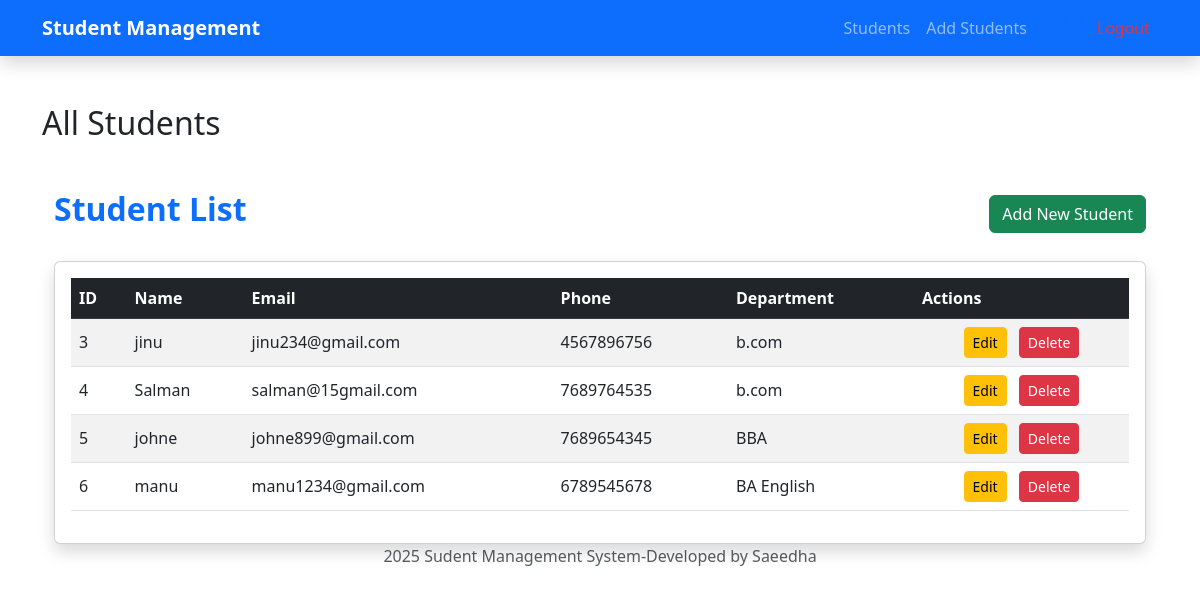
The app's page /students/ (signed in) with its own data.
### students/models.py (models this page shows, shortened)
class Student(models.Model):
    name=models.CharField(max_length=100)
    phone=models.IntegerField()
    department= models.CharField(max_length=100)
    email=models.EmailField(unique=True)
    date_joined=models.DateField(auto_now_add=True)

### students/views.py (the view)
# urls.py: path('students/', v.student_list, name='student_list'),
def student_list(request):
    students=Student.objects.all().order_by('id')
    return render(request,'students/student_list.html',{'students':students})

### students/templates/students/student_list.html (shortened to what this page needs)
{% extends 'students/base.html' %}
{%  load static %}
    {% block content %}
    <h2>All Students</h2>
    <div class="container mt-5">
        <div class="d-flex justify-content-between align-items-center mb-4">
            <h2 class="fw-bold text-primary">Student List</h2>
            <a href="{% url 'add_student' %}" class="btn btn-success">Add New Student</a>
         </div>
        {% if students %}
        <div class="card shadow rounded p-3">
          <table id="studentTable" class="table table-striped table-hover align-middle">
            <thead class="table-dark">
              <tr>
               <th>ID</th>
               <th>Name</th>
               <th>Email</th>
               <th>Phone</th>
               <th>Department</th>
               <th class="text-align">Actions</th>
             </tr>
          </thead>
          <tbody>
            {% for  student in students %}
            <tr>
            <td>{{student.id}}</td>
            <td>{{student.name}}</td>
            <td>{{student.email}}</td>
            <td>{{student.phone}}</td>
            <td>{{student.department}}</td>
            <td class="text-center">
                <a href="{%  url 'edit_student'  student.id  %}" class="btn btn-warning btn-sm me-2">Edit</a>
                <a href="{%  url 'delete_student' student.id  %}" class="btn btn-danger btn-sm">Delete</a>
            </td>
            </tr>
            {% endfor %}
          </tbody>
          </table>
        </div>
        {% else %}
            <p class="text-muted text-center mt-4">No students found. Add a new student to get started!</p>
            {% endif %}
    </div>
    {% endblock %}

### students/static/students/css/style1.css (style rules this page uses)
body { background-color: #f7f9fc; font-family: 'poppins' sans-serif; }
.container { max-width: 900px; }
.btn { border-radius: 8px; }

### records on screen
Student: id "3", name "jinu", email "jinu234@gmail.com", phone "4567896756", department "b.com"
Student: id "4", name "Salman", email "salman@15gmail.com", phone "7689764535", department "b.com"
Student: id "5", name "johne", email "johne899@gmail.com", phone "7689654345", department "BBA"
Student: id "6", name "manu", email "manu1234@gmail.com", phone "6789545678", department "BA English"
